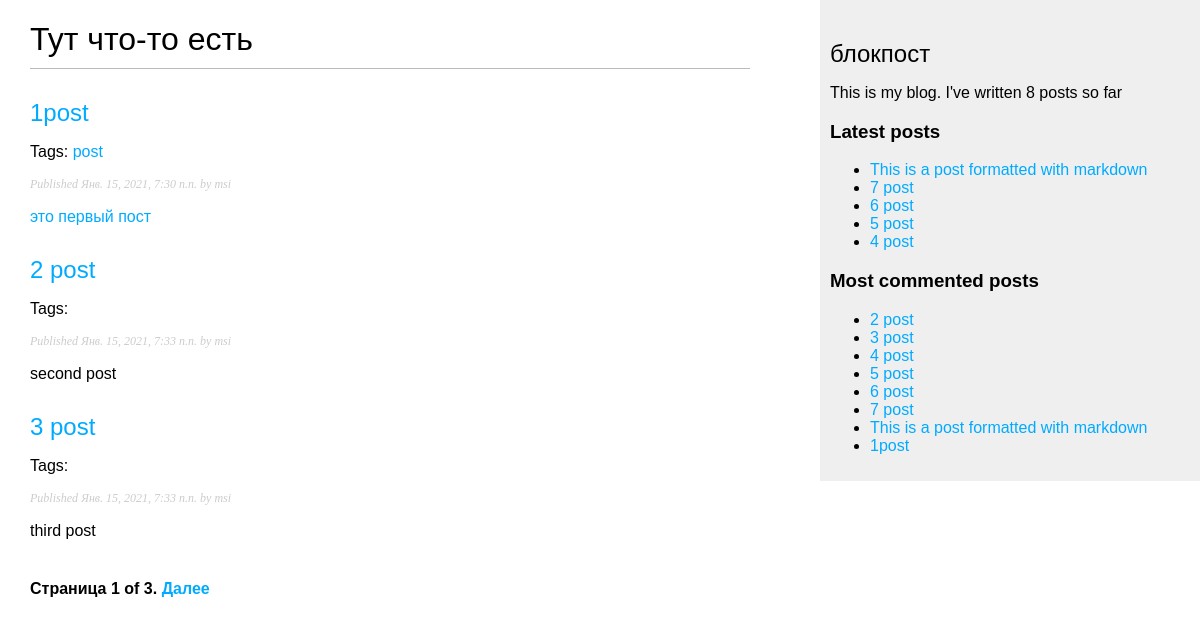
The page / on the database its author committed.
### blog/models.py (models this page shows, shortened)
class Post(models.Model):
    STATUS_CHOICES = (('draft', 'Draft'), ('published', 'Published'),)
    title = models.CharField(max_length=250, verbose_name='Заголовок')
    slug = models.SlugField(max_length=250, unique_for_date='publish', verbose_name='Ссылка')
    author = models.ForeignKey(User, on_delete=models.CASCADE, related_name='blog_posts', verbose_name='Автор')
    body = models.TextField(verbose_name='Текст')
    publish = models.DateTimeField(default=timezone.now, verbose_name='Дата публикации')
    created = models.DateTimeField(auto_now_add=True, verbose_name='Дата создания')
    updated = models.DateTimeField(auto_now=True, verbose_name='Дата редактирования')
    status = models.CharField(max_length=18, choices=STATUS_CHOICES, default='draft', verbose_name='Статус')
    objects = models.Manager()
    published = PublishedManager()
    tags =TaggableManager()
    class Meta:
        ordering = ('publish',)
        verbose_name = 'Пост'
        verbose_name_plural = 'Посты'
    def get_absolute_url(self):
        return reverse('blog:post_detail',
                       args=[self.publish.year,
                             self.publish.month,
                             self.publish.day,
                             self.slug])

### blog/views.py (the view)
# urls.py: path('', post_list, name='post_list'),
def post_list(request, tag_slug=None):
    object_list = Post.published.all()
    tag = None
    if tag_slug:
        tag = get_object_or_404(Tag, slug=tag_slug)
        object_list = object_list.filter(tags__in=[tag])
    paginator = Paginator(object_list, 3) # 3 posts in each page
    page = request.GET.get('page')
    try:
        posts = paginator.page(page)
    except PageNotAnInteger:
        posts = paginator.page(1)
    except EmptyPage:
        posts = paginator.page(paginator.num_pages)
    return render(request,
                  'blog/post/list.html',
                  {'page': page,
                   'posts': posts,
                   'tag': tag})

### blog/models.py (called while the page is built)
    def get_queryset(self):
        return super(PublishedManager, self).get_queryset().filter(status='published')

### blog/templatetags/blog_tags.py (called while the page is built)
@register.simple_tag
def total_posts():
    return Post.published.count()

@register.inclusion_tag('blog/post/latest_posts.html')
def show_latest_posts(count=5):
    latest_posts = Post.published.order_by('-publish')[:count]
    return {'latest_posts': latest_posts}

@register.simple_tag
def get_most_commented_posts(count=5):
    return Post.published.annotate(total_comments=Count('comments')).order_by('total_comments')

@register.filter(name='markdown')
def markdown_format(text):
    return mark_safe(markdown.markdown(text))

### blog/templates/blog/post/list.html (shortened to what this page needs)
{% extends "blog/base.html" %}
{% load blog_tags %}
    {% block content %}
        <h1>Тут что-то есть</h1>
        {% for post in posts %}
        <h2>
        <a href="{{ post.get_absolute_url }}">{{ post.title }}</a>
        </h2>
        <p class="tags">Tags:{% for tag in post.tags.all %}
        <a href="{% url 'blog:post_list_by_tag' tag.slug %}">
        {{ tag.name }}
        </a>
        {% endfor %}</p>
        <p class="date">Published {{ post.publish }} by {{ post.author }}</p>
        {{ post.body|markdown|truncatewords_html:30 }}
    {% endfor %}
    {% include "pagination.html" with page=posts %}
{% endblock %}%}

### blog/templates/blog/base.html (shortened to what this page needs)
{% load blog_tags %}
{% load static %}
<!DOCTYPE html>
<html>
    <head>
        <link href="{% static "css/blog.css" %}" rel="stylesheet">
    </head>
    <body>
        <div id="content">
            {% block content %}
            {% endblock %}
        </div>
        <div id="sidebar">
            <h2>блокпост</h2>
            <p>This is my blog. I've written {% total_posts %} posts so far</p>
            <h3>Latest posts</h3>
            {% show_latest_posts 5 %}
            <h3>Most commented posts</h3>
            {% get_most_commented_posts as most_commented_posts %}
            <ul>
            {% for post in most_commented_posts %}
            <li><a href="{{ post.get_absolute_url }}">{{ post.title }}</a></li>
            {% endfor %}
            </ul>
        </div>
    </body>
</html>

### blog/templates/pagination.html (shortened to what this page needs)
<div class="pagination">
  <span class="step-links">
    <span class="current">
      Страница {{ page.number }} of {{ page.paginator.num_pages }}.
    </span>
      {% if page.has_next %}
        <a href="?page={{ page.next_page_number }}">Далее</a>
      {% endif %}
  </span>
</div>

### blog/templates/blog/post/latest_posts.html
<ul>
    {% for post in latest_posts %}
    <li><a href="{{ post.get_absolute_url }}">{{ post.title }}</a></li>
    {% endfor %}
</ul>

### blog/static/css/blog.css (style rules this page uses)
body { margin:0; padding:0; font-family:helvetica, sans-serif; }
a { color:#00abff; text-decoration:none; }
h1 { font-weight:normal; border-bottom:1px solid #bbb; padding:0 0 10px 0; }
h2 { font-weight:normal; margin:30px 0 0; }
#content { float:left; width:60%; padding:0 0 0 30px; }
#sidebar { float:right; width:30%; padding:10px; background:#efefef; height:100%; }
p.date { color:#ccc; font-family: georgia, serif; font-size: 12px; font-style: italic; }
.pagination { margin:40px 0; font-weight:bold; }

### rows shown on the page
Post: title "1post", publish "Янв. 15, 2021, 7:30 п.п.", author "msi", body "это первый пост"
Tag: name "post"
Post: title "2 post", publish "Янв. 15, 2021, 7:33 п.п.", author "msi", body "second post"
Post: title "3 post", publish "Янв. 15, 2021, 7:33 п.п.", author "msi", body "third post"
Post: title "This is a post formatted with markdown"
Post: title "7 post"
Post: title "6 post"
Post: title "5 post"
Post: title "4 post"

### other values the page prints
{{ page.number }} "1"
{{ page.paginator.num_pages }} "3"
